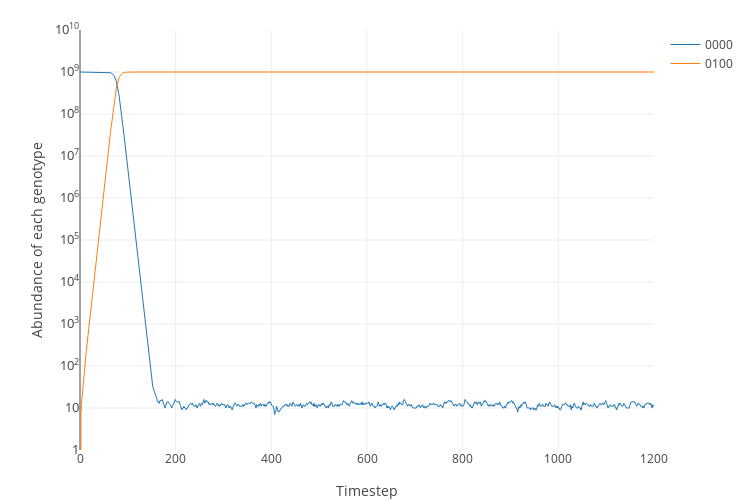

Write notebook code for a chart like this one.
### Code cell
# AMC alone
sim = simulate(dataset2.loc['AMC'].tolist())
plot_simulation(sim)

### Figure 1 — Plotly figure (JSON) as saved in the notebook; plotly's stock layout.template omitted (floating-point values rounded to 4 significant figures; data arrays with more than 128 entries replaced by an {"elided": "..."} marker saying what was removed)
{"data": [{"line": {"width": 1}, "name": "0000", "type": "scatter", "uid": "cd8da9b6-fe66-11e8-90bd-bf27b4522b5e", "x": {"elided": "1201 int values"}, "y": {"elided": "1201 int values"}}, {"line": {"width": 1}, "name": "0100", "type": "scatter", "uid": "cd8da9b7-fe66-11e8-b341-bf27b4522b5e", "x": {"elided": "1201 int values"}, "y": {"elided": "1201 int values"}}], "layout": {"height": 500, "margin": {"b": 50, "t": 30}, "width": 750, "xaxis": {"title": "Timestep"}, "yaxis": {"exponentformat": "power", "range": [0, 10], "tickfont": {"size": 10}, "title": "Abundance of each genotype", "type": "log"}}}
